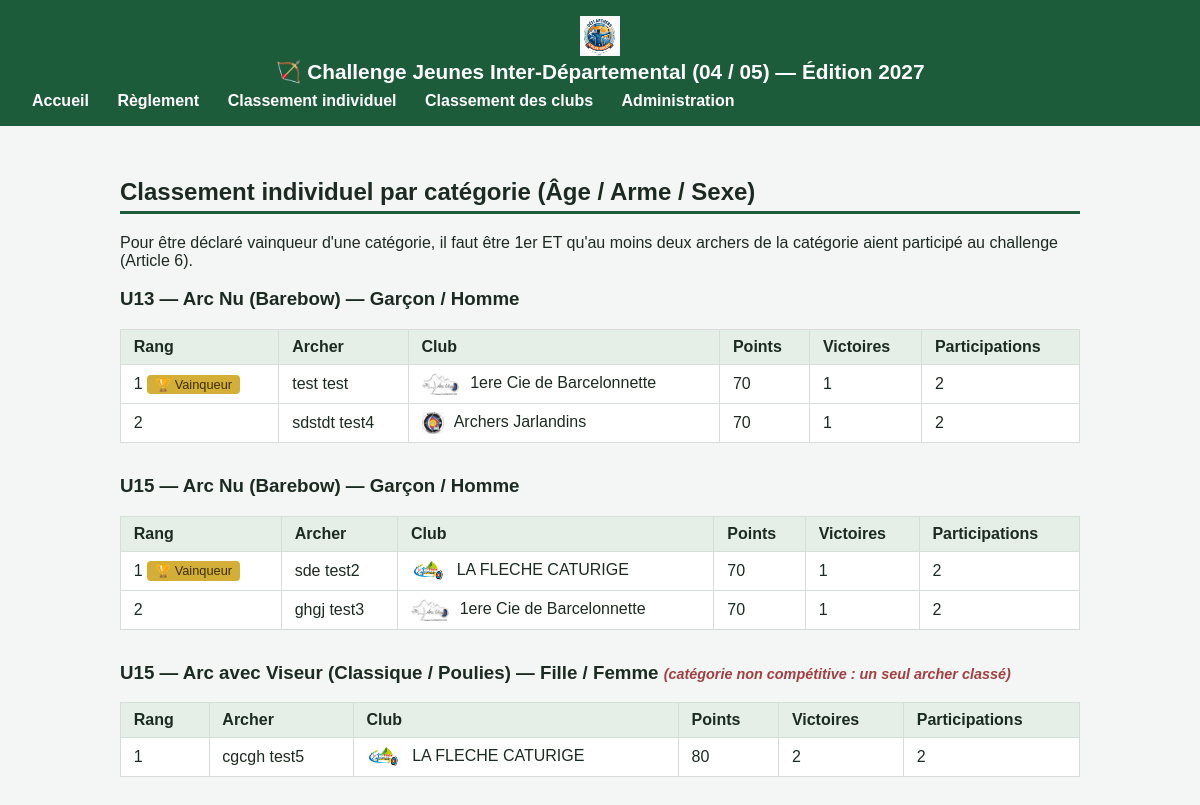
Page /classement/ on the committed database.
### challenge/models.py (models this page shows, shortened)
class Archer(models.Model):
    SEXE_CHOICES = [
        ("F", "Fille / Femme"),
        ("H", "Garçon / Homme"),
    ]
    CATEGORIE_AGE_CHOICES = [
        ("U11", "U11"),
        ("U13", "U13"),
        ("U15", "U15"),
        ("U18", "U18"),
    ]
    TYPE_ARC_CHOICES = [
        ("NU", "Arc Nu (Barebow)"),
        ("VISEUR", "Arc avec Viseur (Classique / Poulies)"),
    ]
    nom = models.CharField(max_length=100)
    prenom = models.CharField(max_length=100)
    date_naissance = models.DateField()
    club = models.ForeignKey(Club, on_delete=models.CASCADE, related_name="archers")
    sexe = models.CharField(max_length=1, choices=SEXE_CHOICES)
    categorie_age = models.CharField(max_length=3, choices=CATEGORIE_AGE_CHOICES)
    type_arc = models.CharField(max_length=6, choices=TYPE_ARC_CHOICES)
    licence_a_jour = models.BooleanField(
        default=True,
        help_text="Doit être coché pour que l'archer soit éligible (Article 2).",
    )
    numero_licence = models.CharField(max_length=30, blank=True)
    class Meta:
        ordering = ["nom", "prenom"]

class Club(models.Model):
    DEPARTEMENTS = [
        ("04", "Alpes-de-Haute-Provence (04)"),
        ("05", "Hautes-Alpes (05)"),
    ]
    nom = models.CharField(max_length=150, unique=True)
    departement = models.CharField(max_length=2, choices=DEPARTEMENTS)
    logo = models.ImageField(
        upload_to="clubs/",
        blank=True,
        null=True,
        help_text="Logo du club (facultatif), affiché sur le classement des clubs.",
    )
    class Meta:
        ordering = ["nom"]

### challenge/views.py (the view)
# urls.py: path("classement/", views.classement_general, name="classement_general"),
def classement_general(request):
    blocs = []
    for age_code, age_label in Archer.CATEGORIE_AGE_CHOICES:
        for arc_code, arc_label in Archer.TYPE_ARC_CHOICES:
            for sexe_code, sexe_label in Archer.SEXE_CHOICES:
                lignes = classement_categorie(age_code, arc_code, sexe_code)
                lignes = [l for l in lignes if l.nb_participations > 0]
                if not lignes:
                    continue
                vainqueur = vainqueur_categorie(age_code, arc_code, sexe_code)
                blocs.append({
                    "titre": f"{age_label} — {arc_label} — {sexe_label}",
                    "lignes": lignes,
                    "vainqueur": vainqueur.archer if vainqueur else None,
                    "competitif": len(lignes) >= 2,
                })
    return render(request, "challenge/classement_general.html", {"blocs": blocs})

### challenge/models.py (called while the page is built)
    @classmethod
    def points_pour_place(cls, place: int) -> int:
        return cls.BAREME.get(place, cls.POINTS_AUTRES_PARTICIPANTS)

### challenge/services.py (called while the page is built)
def classement_epreuve_categorie(
    epreuve: Epreuve, categorie_age: str, type_arc: str, sexe: str
) -> list[dict]:
    resultats = list(
        Resultat.objects.filter(
            epreuve=epreuve,
            archer__categorie_age=categorie_age,
            archer__type_arc=type_arc,
            archer__sexe=sexe,
            archer__licence_a_jour=True,
        ).select_related("archer").order_by("-score", "archer__nom")
    )
    lignes = []
    dernier_score = None
    place_courante = 0
    for rang, res in enumerate(resultats, start=1):
        if res.score != dernier_score:
            place_courante = rang
            dernier_score = res.score
        lignes.append({
            "archer": res.archer,
            "score": res.score,
            "place": place_courante,
            "points": Resultat.points_pour_place(place_courante),
        })
    return lignes

def classement_categorie(categorie_age: str, type_arc: str, sexe: str) -> list[LigneClassementArcher]:
    archers = Archer.objects.filter(
        categorie_age=categorie_age, type_arc=type_arc, sexe=sexe, licence_a_jour=True
    )
    lignes = {archer.id: LigneClassementArcher(archer=archer) for archer in archers}
    for epreuve in Epreuve.objects.all():
        for ligne_ep in classement_epreuve_categorie(epreuve, categorie_age, type_arc, sexe):
            ligne = lignes.get(ligne_ep["archer"].id)
            if ligne is None:
                continue
            ligne.total_points += ligne_ep["points"]
            ligne.nb_participations += 1
            if ligne_ep["place"] == 1:
                ligne.nb_victoires += 1
    return sorted(lignes.values(), key=lambda l: l.cle_tri)

def vainqueur_categorie(categorie_age: str, type_arc: str, sexe: str) -> LigneClassementArcher | None:
    classement = classement_categorie(categorie_age, type_arc, sexe)
    archers_ayant_participe = [l for l in classement if l.nb_participations > 0]
    if len(archers_ayant_participe) < 2:
        return None  # Article 6 : un archer seul dans sa catégorie ne peut pas gagner
    return archers_ayant_participe[0]

### challenge/templates/challenge/classement_general.html (shortened to what this page needs)
{% extends "challenge/base.html" %}
{% block content %}
<h2>Classement individuel par catégorie (Âge / Arme / Sexe)</h2>
<p>Pour être déclaré vainqueur d'une catégorie, il faut être 1er ET qu'au moins
deux archers de la catégorie aient participé au challenge (Article 6).</p>
{% for bloc in blocs %}
  <h3>{{ bloc.titre }}
    {% if not bloc.competitif %}
      <span class="non-competitif">(catégorie non compétitive : un seul archer classé)</span>
    {% endif %}
  </h3>
  <table>
    <thead>
      <tr><th>Rang</th><th>Archer</th><th>Club</th><th>Points</th><th>Victoires</th><th>Participations</th></tr>
    </thead>
    <tbody>
      {% for ligne in bloc.lignes %}
      <tr>
        <td>
          {{ forloop.counter }}
          {% if bloc.vainqueur and ligne.archer == bloc.vainqueur %}
            <span class="badge-vainqueur">🏆 Vainqueur</span>
          {% endif %}
        </td>
        <td>{{ ligne.archer.prenom }} {{ ligne.archer.nom }}</td>
        <td>
          {% if ligne.archer.club.logo %}
            <img class="logo-club-mini" src="{{ ligne.archer.club.logo.url }}" alt="">
          {% endif %}
          {{ ligne.archer.club.nom }}
        </td>
        <td>{{ ligne.total_points }}</td>
        <td>{{ ligne.nb_victoires }}</td>
        <td>{{ ligne.nb_participations }}</td>
      </tr>
      {% endfor %}
    </tbody>
  </table>
{% empty %}
  <p>Aucun résultat n'a encore été saisi.</p>
{% endfor %}
{% endblock %}

### challenge/templates/challenge/base.html (style rules this page uses)
body { font-family: Arial, Helvetica, sans-serif; margin: 0; background: #f4f6f5; color: #1c2b21; }
table { border-collapse: collapse; width: 100%; margin-bottom: 2rem; background: white; }
th, td { border: 1px solid #d7ddd9; padding: 0.5rem 0.8rem; text-align: left; }
th { background: #e5efe8; }
h2 { border-bottom: 3px solid #1c5c3a; padding-bottom: 0.3rem; }
.badge-vainqueur { background: #d4af37; color: #3a2e00; padding: 0.15rem 0.5rem; border-radius: 4px; font-size: 0.8rem; }
.non-competitif { color: #a04040; font-style: italic; font-size: 0.9rem; }

### challenge/templates/challenge/classement_general.html (style rules this page uses)
.logo-club-mini { height: 22px; width: auto; vertical-align: middle; border-radius: 3px; margin-right: 0.4rem; }

### rows in the picture
Archer: titre "U13 — Arc Nu (Barebow) — Garçon / Homme", archer.prenom "test", archer.nom "test", archer.club.logo (picture), archer.club.nom "1ere Cie de Barcelonnette", total_points "70" "70", nb_victoires "1" "1", nb_participations "2" "2"
Archer: archer.prenom "sdstdt", archer.nom "test4", archer.club.nom "Archers Jarlandins"
Archer: titre "U15 — Arc Nu (Barebow) — Garçon / Homme", archer.prenom "sde", archer.nom "test2", archer.club.logo (picture), archer.club.nom "LA FLECHE CATURIGE", total_points "70" "70", nb_victoires "1" "1", nb_participations "2" "2"
Archer: archer.prenom "ghgj", archer.nom "test3", archer.club.nom "1ere Cie de Barcelonnette"
Archer: archer.prenom "cgcgh", archer.nom "test5", archer.club.logo (picture), archer.club.nom "LA FLECHE CATURIGE"

### other values in the picture
{{ bloc.titre }} "U15 — Arc avec Viseur (Classique / Poulies) — Fille / Femme"
{{ ligne.total_points }} "80"
{{ ligne.nb_victoires }} "2"
{{ ligne.nb_participations }} "2"
